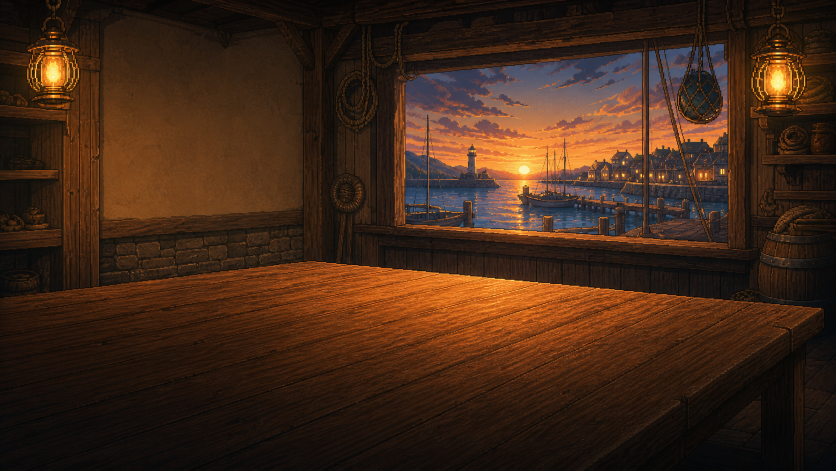
#> input picture tools/source_assets/cooking/c2_meal_scene_bg_source.png, 1672 x 941 px (shown at 1/2 size)
$ python process_cooking_c2_product.py
#> lines starting #> are read from the running program, lines starting #| are printed output that depends on the picture
### tools/process_cooking_c2_candidate.py
#!/usr/bin/env python3
"""調理 C2 の AI 生成背景 source を決定的に整形・検査・比較する。"""

from __future__ import annotations

import argparse
import hashlib
import json
import os
import tempfile
from pathlib import Path

from PIL import Image, ImageDraw, ImageEnhance, ImageFilter, ImageFont, ImageOps, PngImagePlugin


ROOT = Path(__file__).resolve().parents[1]
SOURCE = ROOT / "tools/source_assets/cooking/c2_meal_scene_bg_source.png"
CANDIDATE = ROOT / "tools/source_assets/cooking/c2_meal_scene_bg_candidate.png"
CURRENT = Path("/tmp/tsuri_cooking_result.png")
REFERENCE = ROOT / "reference/cooking_flow/02_meal_result_concept.png"
EVIDENCE = ROOT / "docs/qa/evidence/cooking"
PREFIX = "2026-07-14_c2_assetprep"
SIZE = (1280, 720)

# 現行 runtime の overlay 占有域。背景処理と比較ボードの双方で同じ値を使う。
SAFE_AREAS = {
    "A_banner": (520, 20, 1215, 140),
    "B_actor": (55, 25, 510, 355),
    "C_dish": (525, 155, 1210, 350),
    "D_rewards": (55, 380, 1220, 515),
    "E_status": (55, 525, 1220, 625),
    "F_cta": (420, 635, 860, 690),
}

# UI背面で許容する上限。edge density は Sobel 相当の PIL FIND_EDGES 平均から算出。
SAFE_LIMITS = {
    "A_banner": {"mean_luma": 150.0, "stdev_luma": 72.0, "edge_density": 0.135},
    "B_actor": {"mean_luma": 145.0, "stdev_luma": 75.0, "edge_density": 0.155},
    "C_dish": {"mean_luma": 145.0, "stdev_luma": 72.0, "edge_density": 0.145},
    "D_rewards": {"mean_luma": 120.0, "stdev_luma": 65.0, "edge_density": 0.135},
    "E_status": {"mean_luma": 108.0, "stdev_luma": 60.0, "edge_density": 0.135},
    "F_cta": {"mean_luma": 105.0, "stdev_luma": 58.0, "edge_density": 0.125},
}


# [6 lines left out: function sha256, not called in this run]


def decoded_sha256(image: Image.Image) -> str:
    return hashlib.sha256(image.convert("RGBA").tobytes()).hexdigest()


# [47 lines left out: functions _has_same_decoded_pixels, save_png, not called in this run]


def process_source(source_path: Path = SOURCE) -> Image.Image:
    with Image.open(source_path) as source:
#> source is the input picture: PIL image 1672x941 RGB; mean R, G, B 65, 39.4, 23.3
        image = ImageOps.fit(
            source.convert("RGB"),
            SIZE,
            method=Image.Resampling.LANCZOS,
            centering=(0.5, 0.5),
        )

    # docs/19 §3.3: 暖色を残しつつ彩度・コントラストを抑え、UI背面用に減光する。
    image = ImageEnhance.Color(image).enhance(0.88)
    image = ImageEnhance.Contrast(image).enhance(0.93)
    image = ImageEnhance.Brightness(image).enhance(0.78)
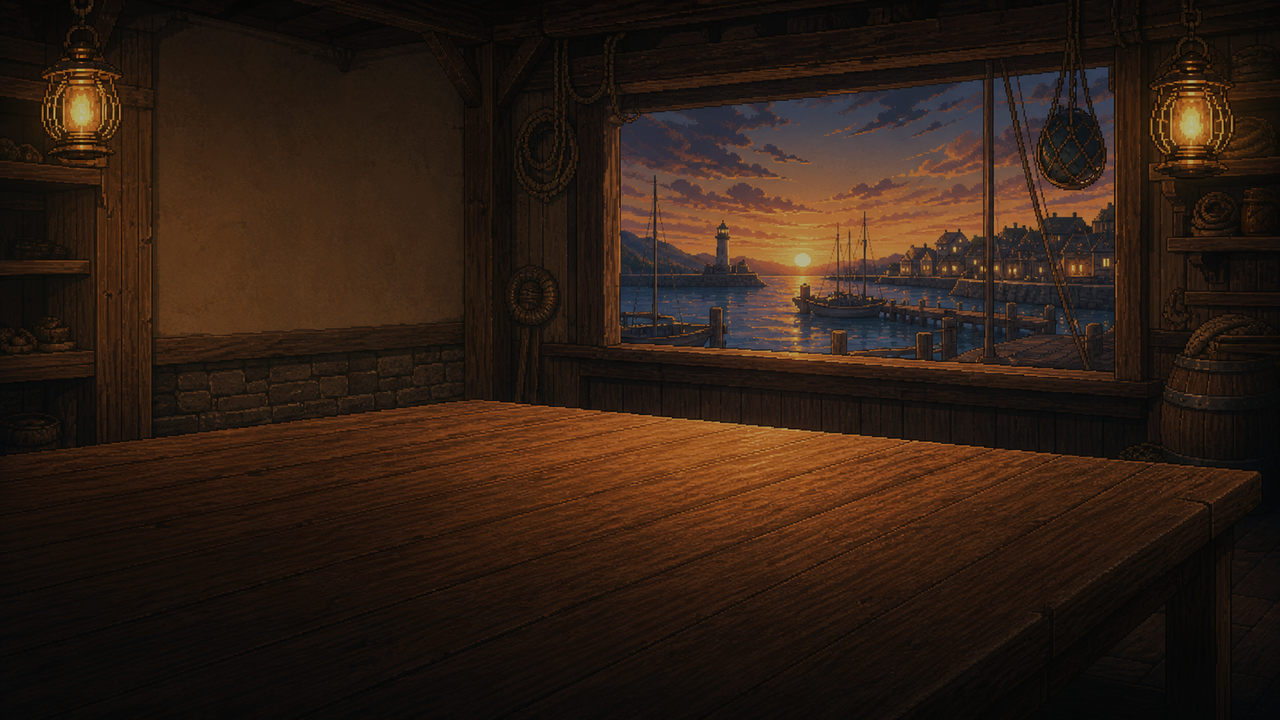
#> image: PIL image 1280x720 RGB; mean R, G, B 46.7, 30.4, 20.1

    grade = Image.new("RGBA", SIZE, (9, 27, 43, 22))
    image = Image.alpha_composite(image.convert("RGBA"), grade)
#> image: PIL image 1280x720 RGBA

    # 下段UIの背面だけを連続グラデーションで追加減光。矩形の継ぎ目を製品候補へ残さない。
    shade = Image.new("RGBA", SIZE, (0, 0, 0, 0))
#> shade: PIL image 1280x720 RGBA; every value is 0
    shade_pixels = shade.load()
    for y in range(SIZE[1]):
        if y < 330:
            alpha = 0
        else:
            alpha = round(8 + 54 * ((y - 330) / (SIZE[1] - 330)))
        for x in range(SIZE[0]):
            shade_pixels[x, y] = (5, 16, 27, alpha)
    return Image.alpha_composite(image, shade)
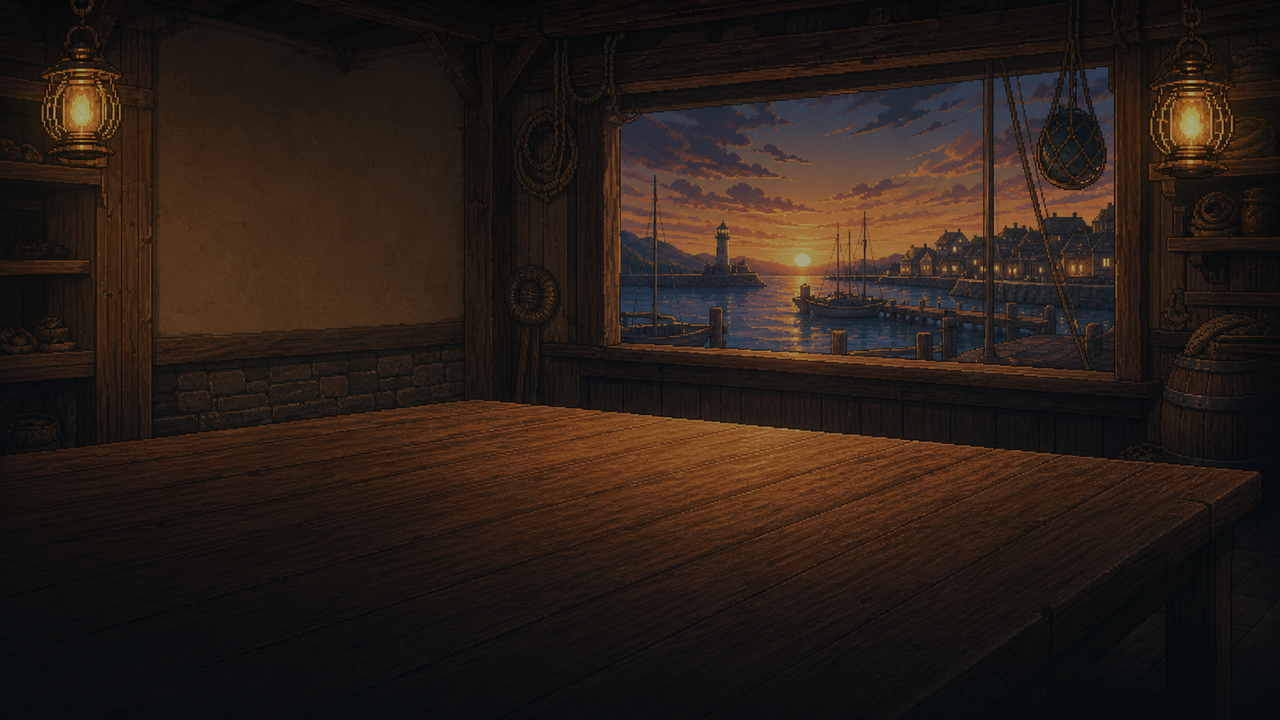
#> returned value: PIL image 1280x720 RGBA; mean R, G, B, A 41.4, 29.7, 23, 255


def region_metrics(image: Image.Image, box: tuple[int, int, int, int]) -> dict[str, float]:
    gray = image.convert("L").crop(box)
    histogram = gray.histogram()
    count = sum(histogram)
    mean = sum(value * amount for value, amount in enumerate(histogram)) / count
    variance = sum(((value - mean) ** 2) * amount for value, amount in enumerate(histogram)) / count
    edges = gray.filter(ImageFilter.FIND_EDGES)
    edge_density = sum(edges.histogram()[96:]) / (edges.width * edges.height)
    return {
        "mean_luma": round(mean, 3),
        "stdev_luma": round(variance**0.5, 3),
        "edge_density": round(edge_density, 6),
    }


def validate_candidate(image: Image.Image) -> dict[str, object]:
    if image.size != SIZE:
        raise ValueError(f"candidate size must be {SIZE}, got {image.size}")
    rgba = image.convert("RGBA")
    alpha_min, alpha_max = rgba.getchannel("A").getextrema()
#> alpha_min = 255; alpha_max = 255
    if (alpha_min, alpha_max) != (255, 255):
        raise ValueError(f"candidate must be fully opaque, alpha={alpha_min}..{alpha_max}")

    regions: dict[str, dict[str, object]] = {}
    for name, box in SAFE_AREAS.items():
        metrics = region_metrics(rgba, box)
        limits = SAFE_LIMITS[name]
        failures = [key for key, limit in limits.items() if metrics[key] > limit]
        regions[name] = {"rect": list(box), "metrics": metrics, "limits": limits, "failures": failures}
        if failures:
            raise ValueError(f"safe-area {name} exceeds limits: {failures}; {metrics}")
#> this loop made 6 passes
#> (count in region_metrics, mean in region_metrics, variance in region_metrics, edge_density in region_metrics) on passes 1 to 5: (83400, 32.03, 513.3, 0.0175), (150150, 35.87, 286.7, 0.0101), (133575, 57.33, 976.9, 0.0433), (157275, 38.8, 473.5, 0.0212), (116500, 22.65, 78.6, 0.00188)
#> (count in region_metrics, mean in region_metrics, variance in region_metrics, edge_density in region_metrics, metrics) on pass 6: (24200, 15.98, 5.75, 0, {'mean_luma': 15.98, 'stdev_luma': 2.4, 'edge_density': 0})
#> pass 1, in region_metrics, `gray = image.convert("L").crop(box)`:
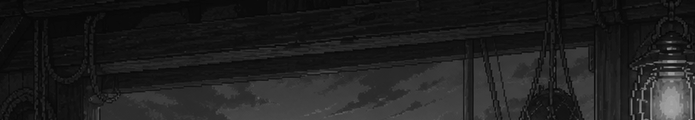
#> gray: PIL image 695x120 L; min 4, max 168, mean 32
#> pass 1, in region_metrics, `edges = gray.filter(ImageFilter.FIND_EDGES)`:
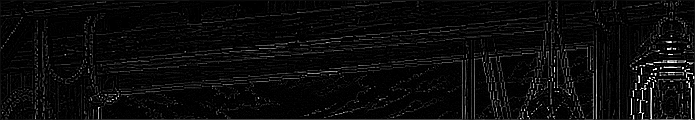
#> edges: PIL image 695x120 L; min 0, max 255, mean 11.2
#> pass 2, in region_metrics (call 2), `gray = image.convert("L").crop(box)`:
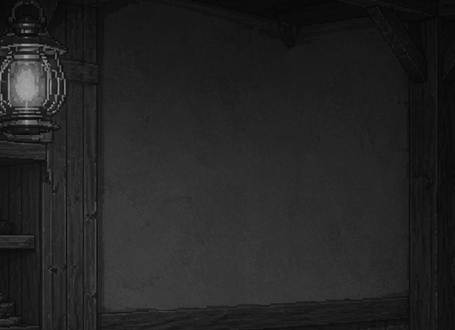
#> gray: PIL image 455x330 L; min 4, max 167, mean 35.9
#> pass 2, in region_metrics (call 2), `edges = gray.filter(ImageFilter.FIND_EDGES)`:
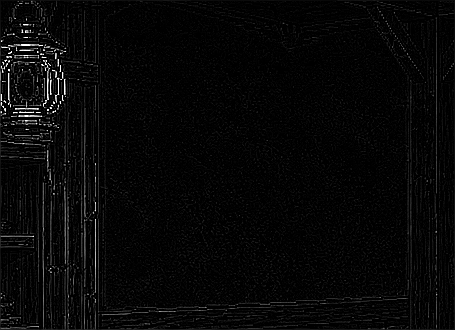
#> edges: PIL image 455x330 L; min 0, max 255, mean 7.3
#> after the loop, regions = 6 items

    return {
        "size": list(rgba.size),
        "mode": rgba.mode,
        "alpha_range": [alpha_min, alpha_max],
        "safe_areas": regions,
        "machine_forbidden_checks": {
            "transparent_pixels": 0,
            "png_text_chunks": 0,
            "reference_pixels_consumed_by_processor": 0,
            "runtime_pixels_consumed_by_processor": 0,
        },
        "semantic_forbidden_elements": "独立アートレビューで0件を確認する（ローカル物体検出器なし）",
    }


def normalized(image: Image.Image) -> Image.Image:
    return ImageOps.fit(image.convert("RGB"), SIZE, method=Image.Resampling.LANCZOS)


# [74 lines left out: functions labeled_thumb, overlay_board, write_evidence, main, not called in this run]


# [2 lines that do not run on import are left out]

### tools/process_cooking_c2_product.py
#!/usr/bin/env python3
"""Adopt the authored COOK-C2 source into the MEAL_RESULT product slot.

The candidate processor remains a QA/intermediate owner.  This script is the
only writer for the adopted production background and provides a read-only
check suitable for validate_project.sh.
"""

from __future__ import annotations

import argparse
import hashlib
import os
from pathlib import Path
import shutil
import sys
import tempfile

from PIL import Image

from process_cooking_c2_candidate import process_source, validate_candidate


ROOT = Path(__file__).resolve().parents[1]
SOURCE = ROOT / "tools/source_assets/cooking/c2_meal_scene_bg_source.png"
PRODUCT_DIR = ROOT / "assets/showcase/cooking"
PRODUCT_NAME = "meal_scene_bg.png"
PRODUCT = PRODUCT_DIR / PRODUCT_NAME


def _expected_product() -> Image.Image:
    candidate = process_source(SOURCE).convert("RGBA")
    candidate.load()
    validate_candidate(candidate)
    return candidate


def _decoded_digest(image: Image.Image) -> str:
    return hashlib.sha256(image.tobytes()).hexdigest()


# [6 lines left out: function _file_and_decoded_digest, not called in this run]


def _atomic_save_if_changed(candidate: Image.Image, path: Path) -> bool:
    """Preserve identical bytes; atomically replace only genuine pixel drift."""
    candidate.load()
    if path.is_file():
        try:
            with Image.open(path) as source:
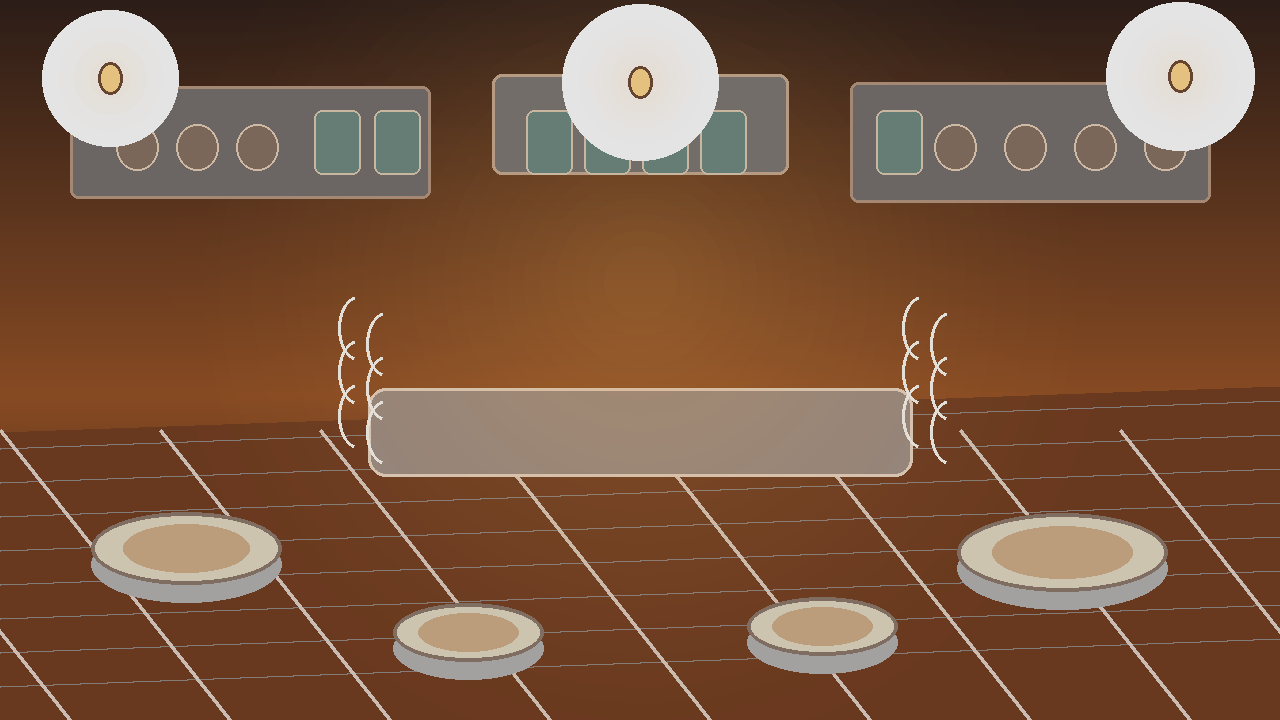
#> input picture assets/showcase/cooking/meal_scene_bg.png, 1280 x 720 px
#> source is the input picture: PIL image 1280x720 RGBA; mean R, G, B, A 96.6, 58.8, 33.3, 219.8
                existing = source.copy()
                existing.load()
            if (
                existing.size == candidate.size
                and existing.mode == candidate.mode
                and existing.tobytes() == candidate.tobytes()
            ):
                print(f"preserved pixel-identical {path}")
                return False
        except (OSError, ValueError):
            pass

    path.parent.mkdir(parents=True, exist_ok=True)
    output_mode = path.stat().st_mode & 0o777 if path.exists() else 0o644
    descriptor, temp_name = tempfile.mkstemp(
        prefix=f".{path.name}.", suffix=".tmp", dir=path.parent
    )
    temp_path = Path(temp_name)
    try:
        with os.fdopen(descriptor, "wb") as stream:
            candidate.save(stream, format="PNG", optimize=False, compress_level=9)
            stream.flush()
            os.fsync(stream.fileno())
        os.chmod(temp_path, output_mode)
        os.replace(temp_path, path)
    finally:
        temp_path.unlink(missing_ok=True)
    print(f"updated {path}")
    return True


def process_product() -> None:
    _atomic_save_if_changed(_expected_product(), PRODUCT)


# [74 lines left out: functions check_product, verify_twice, check_self_test, not called in this run]


def main() -> None:
    parser = argparse.ArgumentParser()
    mode = parser.add_mutually_exclusive_group()
    mode.add_argument("--verify-twice", action="store_true")
    mode.add_argument("--check", action="store_true")
    mode.add_argument("--check-self-test", action="store_true")
    parser.add_argument(
        "--output-dir",
        type=Path,
        help="alternate product directory for --check isolated regression tests",
    )
    args = parser.parse_args()

    if args.check:
        failures = check_product(args.output_dir or PRODUCT_DIR)
        if failures:
            for failure in failures:
                print(f"FAIL: {failure}", file=sys.stderr)
            raise SystemExit(1)
        print("C2 product check: ok (size/mode/decoded RGBA, read-only)")
        return
    if args.check_self_test:
        if args.output_dir is not None:
            parser.error("--output-dir is only valid with --check")
        check_self_test()
        return
    if args.output_dir is not None:
        parser.error("--output-dir is only valid with --check")
    if args.verify_twice:
        verify_twice()
    else:
        process_product()


if __name__ == "__main__":
    main()
